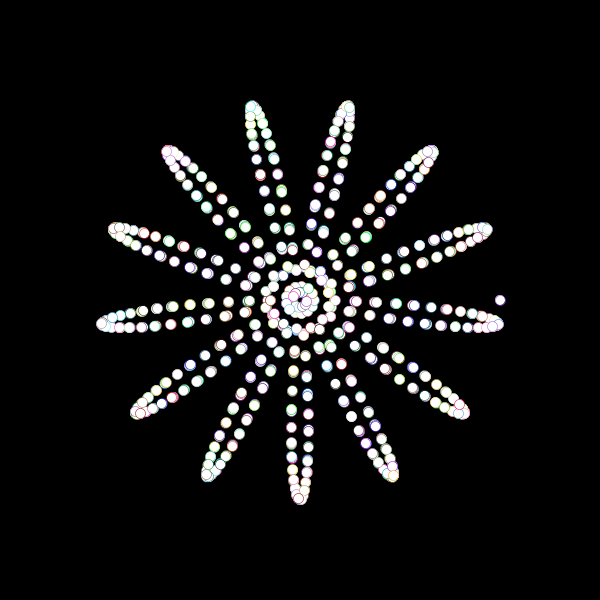
Frame 1 (no input)
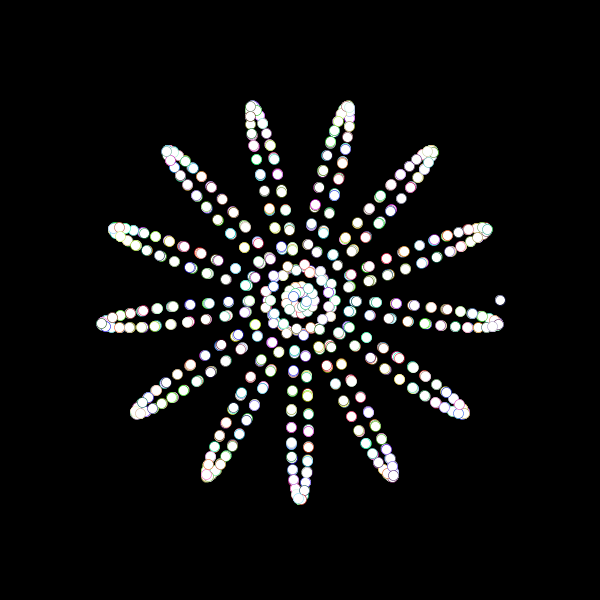
Frame 60 (the mouse pressed at the canvas centre just before this capture)
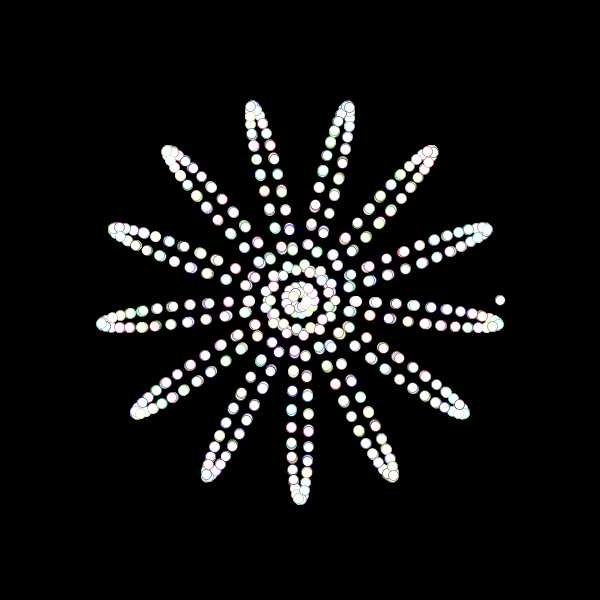
Frame 120 (the mouse held since frame 60 and released just before this capture)

The Processing sketch that drew these frames (run headless with seeded random() and noise(); from frame 60 on, the mouse is pressed at the canvas centre):

// Processing sketch: Polar_to_catrisian
// ── Polar_to_catrisian.pde
void setup(){
  size(600,600);
}

void draw(){
  background(0);
  translate(width/2, height/2);
  for(float a = 0; a < 100; a += 0.1){
    
  float k = 13;
  float r = 200*cos(k*a);
  float x = r * cos(a);
  float y = r * sin(a);
  
  stroke(random(255), random(255), random(255));
  strokeWeight(0.5);
  ellipse(x,y,10,10);
  
  if(a % 10 == 0)
  rotate(PI/2); 

  }
}
